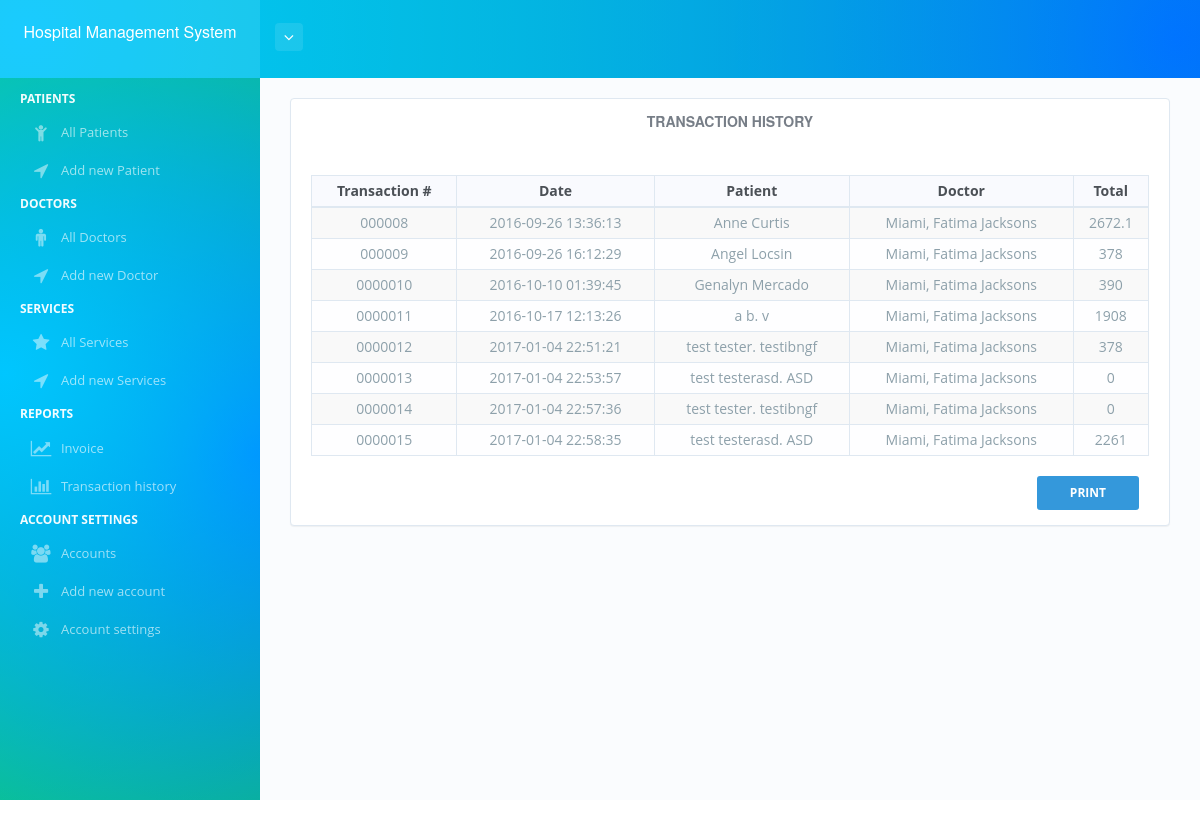
/transaction_history.php (signed in), run on the app's committed database.
### tables this page shows
CREATE TABLE `transactions` (
  `transaction_id` int(11) NOT NULL PRIMARY KEY AUTO_INCREMENT,
  `date` varchar(225) NOT NULL,
  `patient_id` int(11) NOT NULL,
  `physician_id` int(11) NOT NULL,
  `total` varchar(225) NOT NULL,
  `payment_status` varchar(225) NOT NULL,
  `status` varchar(225) NOT NULL,
  FOREIGN KEY (`patient_id`) REFERENCES patients(`patient_id`) ON DELETE CASCADE,
  FOREIGN KEY (`physician_id`) References physician(`physician_id`) ON DELETE CASCADE
);

CREATE TABLE `patients` (
  `patient_id` int(11) NOT NULL PRIMARY KEY AUTO_INCREMENT,
  `name` varchar(225) NOT NULL,
  `birthday` varchar(225) NOT NULL,
  `gender` varchar(225) NOT NULL,
  `address` varchar(225) NOT NULL,
  `phone` varchar(225) NOT NULL,
  `img` varchar(225) NOT NULL,
  `email` varchar(225) NOT NULL,
  `confine` varchar(225) NOT NULL,
  `room` varchar(225) NOT NULL,
  `status` varchar(225) NOT NULL
);

CREATE TABLE `physician` (
  `physician_id` int(11) NOT NULL PRIMARY KEY AUTO_INCREMENT,
  `name` varchar(225) NOT NULL,
  `phone` varchar(225) NOT NULL,
  `fee` varchar(225) NOT NULL,
  `img` varchar(225) NOT NULL,
  `status` varchar(225) NOT NULL,
  `license` varchar(225) NOT NULL,
  `email` varchar(225) NOT NULL,
  `bday` varchar(225) NOT NULL,
  `address` varchar(225) NOT NULL
);

### php/database.php (called while the page is built, shortened)
<?php
$conn = mysqli_connect("localhost","root","arunaritu","combine2");
$s = "SELECT * FROM ";
$w = " WHERE ";
function get($col,$sql){
	global $conn;
	$q = $conn->query($sql);
	$n = mysqli_num_rows($q);
	if($n<=0){
		return 0;
	} else {
		while($r = mysqli_fetch_array($q)){
			return $r[$col];
		}
	}
}
function fetch($sql){
	global $conn;
	$q = $conn->query($sql);
	$n = mysqli_num_rows($q);
	$rs=array();
	if($n<=0){
		return 0;
	} else {
		while($r = mysqli_fetch_object($q)){
			$rs[] = $r;
		} return $rs;
	}
}

### transaction_history.php (the view, shortened to what this page needs)
<?php
    require_once 'bones/a_assets.php';
    require_once 'bones/a_header.php';
?>
<div id="page-content-wrapper">
    <div id="page-content">
        <div class="container">
            <div class="row">
                <div class="col-md-12">
                        <div class="panel">
                            <div class="panel-body">
                                <h1 class="title-hero">
                                    <div class="col-sm-12">
                                        <b><center>Transaction History</center></b>
                                    </div><br><br><br>
                                    <div class="col-sm-7"></div>
                                </h1>
                                <div class="example-box-wrapper">
                                    <table class="table table-bordered table-striped table-condensed">
                                        <thead>
                                            <tr>
                                                <th style="text-align:center;">Transaction #</th>
                                                <th style="text-align:center;">Date</th>
                                                <th style="text-align:center;">Patient</th>
                                                <th style="text-align:center;">Doctor</th>
                                                <th style="text-align:center;">Total</th>
                                            </tr>
                                        </thead>
                                        <tbody>
                                            <?php
                                                $transactions = fetch("$s transactions $w status='1'");
                                                if($transactions<=0){
                                                    echo "<tr><td colspan='6' style='text-align:center; width:100%;'>No Services yet !</td></tr>";
                                                } else {
                                                    foreach ($transactions as $t) {
                                                        $patient_id = $t->patient_id;
                                                        $physician_id = $t->physician_id;
                                                        $patient = get("name","$s patients $w patient_id='$patient_id'");
                                                        $physician = get("name","$s physician $w physician_id='$physician_id'");
                                                            echo "<tr>
                                                                    <td style='text-align:center;'>00000$t->transaction_id</td>
                                                                    <td style='text-align:center;'>$t->date</td>
                                                                    <td style='text-align:center;'>$patient</td>
                                                                    <td style='text-align:center;'>$physician</td>
                                                                    <td style='text-align:center;'>$t->total</td>
                                                                  </tr> ";
                                                    }
                                                }
                                            ?>
                                        </tbody>
                                    </table>
                                    <div class="col-md-12">
                                        <a target='_blank' href="print2.php">
                                           <button class="print btn btn-alt btn-hover btn-info float-right">
                                            <span>Print</span>
                                            </button>
                                        </a>
                                    </div>
                                </div>
                        </div>
                    </div>
                </div>
            </div>
        </div>
    </div>
</div>
<?php require_once "bones/a_footer.php"; ?>

### data on the page
transactions: transaction_id "8", date "2016-09-26 13:36:13", patient.name "Anne Curtis", physician.name "Miami, Fatima Jacksons", total "2672.1"
transactions: transaction_id "9", date "2016-09-26 16:12:29", patient.name "Angel Locsin", physician.name "Miami, Fatima Jacksons", total "378"
transactions: transaction_id "10", date "2016-10-10 01:39:45", patient.name "Genalyn Mercado", physician.name "Miami, Fatima Jacksons", total "390"
transactions: transaction_id "11", date "2016-10-17 12:13:26", patient.name "a b. v", physician.name "Miami, Fatima Jacksons", total "1908"
transactions: transaction_id "12", date "2017-01-04 22:51:21", patient.name "test tester. testibngf", physician.name "Miami, Fatima Jacksons", total "378"
transactions: transaction_id "13", date "2017-01-04 22:53:57", patient.name "test testerasd. ASD", physician.name "Miami, Fatima Jacksons", total "0"
transactions: transaction_id "14", date "2017-01-04 22:57:36", patient.name "test tester. testibngf", physician.name "Miami, Fatima Jacksons", total "0"
transactions: transaction_id "15", date "2017-01-04 22:58:35", patient.name "test testerasd. ASD", physician.name "Miami, Fatima Jacksons", total "2261"
